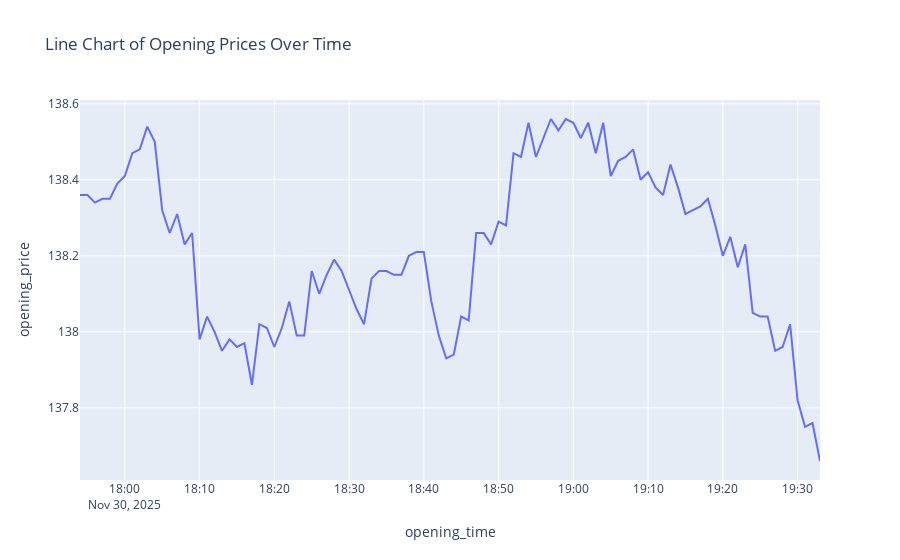

Notebook source saved alongside this figure:
### Code cell
# line chart for opening prices
fig = px.line(
    df_open,
    x='opening_time',
    y='opening_price',
    title='Line Chart of Opening Prices Over Time'
)
fig.show()
